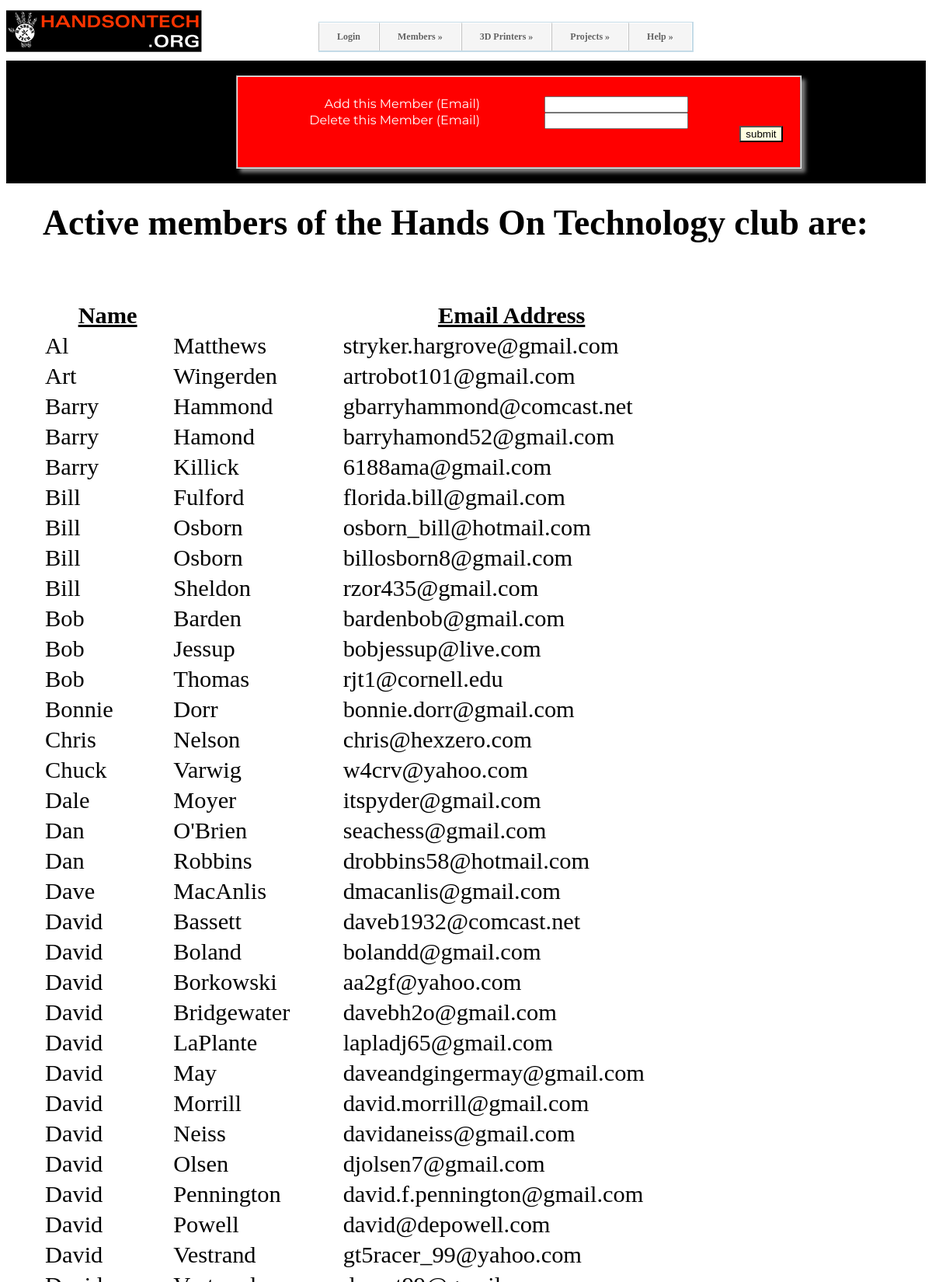
/members.php (signed in, upper part), run on the app's committed database.
### tables this page shows
CREATE TABLE IF NOT EXISTS `members` (
  `timestamp` timestamp NOT NULL DEFAULT CURRENT_TIMESTAMP,
  `changestamp` datetime NOT NULL DEFAULT CURRENT_TIMESTAMP,
  `emailAddress` varchar(32) DEFAULT NULL,
  `firstName` varchar(12) DEFAULT NULL,
  `lastName` varchar(12) DEFAULT NULL,
  `yourVillage` varchar(37) DEFAULT NULL,
  `whereDidYouHearAboutHandsonTech` varchar(59) DEFAULT NULL,
  `iWouldLikeToJoin` varchar(28) DEFAULT NULL,
  `githubID` varchar(30) DEFAULT NULL,
  `groupsJoined` varchar(60) DEFAULT NULL,
  `printersOwned` varchar(60) DEFAULT NULL,
  `status` varchar(1) DEFAULT NULL,
  `password` varchar(30) DEFAULT NULL,
  `phonePrimary` varchar(14) DEFAULT NULL,
  `ecPhone` varchar(14) DEFAULT NULL COMMENT 'Emergency Contact',
  `ecName` varchar(30) DEFAULT NULL,
  `streetAddr` varchar(60) DEFAULT NULL
);

### members.php (the view, shortened to what this page needs)
<?php
  $login = $_SESSION["login"];
?>
<!DOCTYPE html>
<html>
<head>
  <link rel="stylesheet" type="text/css" href="hot-1col.css">
  <link rel = "stylesheet"
        type = "text/css"
        href = "jquery-ui-1.10.3.custom.css" />
</head>
<body>
<?php
	$isAdmin = $_SESSION["isAdmin"];
?>
<span style='margin-left:2em'><a href = "index.html"><img src = "images/hot-org-logo.png"></a>
<div id="wrapper">
<navi id="navi">
	<ul id="navigation">
		<li><a href="library.php">Login</a></li>
		<li><a href="#">Members &raquo;</a>
		</li>
		<li><a href="#">3D Printers &raquo;</a>
		</li>
		<li><a href="#">Projects &raquo;</a>
		</li>
		<li><a href="#">Help &raquo;</a>
		</li>
	</ul>
</navi>
</div>
<?php
if ($isAdmin) {
print <<<HERE
  <div id = "all">
    <div id = "main">
	  <div id = "nav"></div>
      <div id = "resources"> <br>
		<div id="myform">
    <form action = "" method= "post">
      <fieldset> <br>
        <label>Add this Member (Email) </label>
        <input type="text" value="" id="txt_addMbr" name="addMbr" > <br>
		<label>Delete this Member (Email)</label>
        <input type="text" value="" id="txt_deleteMbr" name="deleteMbr" > <br>
        <input type="submit" value = "submit" id = "submit"/> <br>
      </fieldset>
    </form>
		</div><br>
	  </div>
	</div>
  </div>
HERE;
}
?>
  <div id = "myList">
<?php
if ($login) {
print"	 <h2><strong>Active members of the Hands On Technology club are: </strong> </h2>";
      try {
        $mysql_dsn = $_SESSION["mysql_dsn"];
	    $mysql_username = $_SESSION["mysql_username"];
        $mysql_password = $_SESSION["mysql_password"];
        $con= new PDO($mysql_dsn, $mysql_username, $mysql_password);
        $con->setAttribute(PDO::ATTR_ERRMODE, PDO::ERRMODE_EXCEPTION);
        $query = "SELECT *
		                 FROM members
						 WHERE status != 'D'
						 ORDER BY firstName, lastname "
						 ;
        print "<table> ";
        $result = $con->query($query);
        $row = $result->fetch(PDO::FETCH_ASSOC);
        print "  <tr> ";
        foreach ($row as $field => $value){
          if ($field == "firstName") print " <th> <u>Name</u>  </th> ";
          if ($field == "lastName") print " <th>  </th> \n";
        }
		print " <th><span style='margin-left:2em'> <u>Email Address</u> </th> ";
        print "  </tr> \n";
        $data = $con->query($query);
        $data->setFetchMode(PDO::FETCH_ASSOC);
        foreach($data as $row){
          print "  <tr> \n";
          foreach ($row as $name=>$value){
		    if ($name=='emailAddress') {
			  $saveaddress = $value;
            }
			if ($name=='firstName') {
			  print "    <td>$value</td> \n";
            }
			if ($name=='lastName') {
			  print "    <td>$value</td> \n";
			  print "    <td><span style='margin-left:2em'>$saveaddress</td> \n";
            }
          }
          print "  <span style='margin-left:3em'></tr> \n";
        }
        print "</table> \n";
      } catch(PDOException $e) {
            echo 'ERROR: ' . $e->getMessage();
      }
}
else print "Login is required";
?>
   </div>
</body>
</html>

### hot-1col.css (style rules this page uses)
#wrapper { width:880px; margin:0 auto; margin-top:2px; }
#navi { position:relative; left:100px; width:880px; margin:0 auto; }
ul#navigation { margin:0px auto; position:relative; float:left; border-left:0px solid #c4dbe7; border-right:2px solid #c4dbe7; }
ul#navigation li { display:inline; font-size:12px; font-weight:bold; margin:0; padding:0; float:left; position:relative; border-top:1px solid #c4dbe7; border-bottom:2px solid #c4dbe7; }
ul#navigation li a { padding:10px 23px; color:#616161; text-shadow:1px 1px 0px #fff; text-decoration:none; display:inline-block; border-right:1px solid #fff; border-left:1px solid #C2C2C2; border-top:1px solid #fff; background: #f5f5f5; -webkit-transition:color 0.2s linear, background 0.2s linear; -moz-transition:color 0.2s linear, background 0.2s linear; -o-transition:color 0.2s linear, background 0.2s linear; transition:color 0.2s linear, background 0.2s linear; }
#all { display: box; box-orient: vertical; }
#main { display: box; display: -moz-box; display: -webkit-box; display: -ms-box; box-orient: horizontal; color: white; background-color: black; height: 50%; width: 100%; font-family:"Montserrat" !important; font-weight:400 !important; font-size: 100%; justify-content: center; align-items: center; }
#nav { box-flex: 1; width: 25%; }
#resources { box-flex: 3; width: 60%; }
#myform fieldset { width: 680px; height: 430px; background-color: red; margin-left: 0px; margin-right: auto; box-shadow: 5px 5px 5px gray; }
#myform label { color: double white; float: left; clear: left; width: 300px; text-align: right; padding-right: 1em; }
#myform input { float: left; margin-left: 5em; color: black; }
#submit { float: right; background-color: lightyellow; }

### members.php (style rules this page uses)
#myform fieldset { width: 700px; height: 100px; background-color: red; margin-left: 0px;; margin-right: auto; box-shadow: 5px 5px 5px gray; }
img { float: left; }
#myList { position: fixed; overflow-y: scroll; max-height: 100%; top: 220px; left: 5px; right: 1px; bottom: 0%; margin: 50px; margin-top:2px; margin-bottom: 1px; font-size:190%; }

### data on the page
members: firstName "Al", lastName "Matthews", emailAddress "stryker.hargrove@gmail.com"
members: firstName "Art", lastName "Wingerden", emailAddress "artrobot101@gmail.com"
members: firstName "Barry", lastName "Hammond", emailAddress "gbarryhammond@comcast.net"
members: firstName "Barry", lastName "Hamond", emailAddress "barryhamond52@gmail.com"
members: firstName "Barry", lastName "Killick", emailAddress "6188ama@gmail.com"
members: firstName "Bill", lastName "Fulford", emailAddress "florida.bill@gmail.com"
members: firstName "Bill", lastName "Osborn", emailAddress "osborn_bill@hotmail.com"
members: firstName "Bill", lastName "Osborn", emailAddress "billosborn8@gmail.com"
members: firstName "Bill", lastName "Sheldon", emailAddress "rzor435@gmail.com"
members: firstName "Bob", lastName "Barden", emailAddress "bardenbob@gmail.com"
members: firstName "Bob", lastName "Jessup", emailAddress "bobjessup@live.com"
members: firstName "Bob", lastName "Thomas", emailAddress "rjt1@cornell.edu"
members: firstName "Bonnie", lastName "Dorr", emailAddress "bonnie.dorr@gmail.com"
members: firstName "Chris", lastName "Nelson", emailAddress "chris@hexzero.com"
members: firstName "Chuck", lastName "Varwig", emailAddress "w4crv@yahoo.com"
members: firstName "Dale", lastName "Moyer", emailAddress "itspyder@gmail.com"
members: firstName "Dan", lastName "O'Brien", emailAddress "seachess@gmail.com"
members: firstName "Dan", lastName "Robbins", emailAddress "drobbins58@hotmail.com"
members: firstName "Dave", lastName "MacAnlis", emailAddress "dmacanlis@gmail.com"
members: firstName "David", lastName "Bassett", emailAddress "daveb1932@comcast.net"
members: firstName "David", lastName "Boland", emailAddress "bolandd@gmail.com"
members: firstName "David", lastName "Borkowski", emailAddress "aa2gf@yahoo.com"
members: firstName "David", lastName "Bridgewater", emailAddress "davebh2o@gmail.com"
members: firstName "David", lastName "LaPlante", emailAddress "lapladj65@gmail.com"
members: firstName "David", lastName "May", emailAddress "daveandgingermay@gmail.com"
members: firstName "David", lastName "Morrill", emailAddress "david.morrill@gmail.com"
members: firstName "David", lastName "Neiss", emailAddress "davidaneiss@gmail.com"
members: firstName "David", lastName "Olsen", emailAddress "djolsen7@gmail.com"
members: firstName "David", lastName "Pennington", emailAddress "david.f.pennington@gmail.com"
members: firstName "David", lastName "Powell", emailAddress "david@depowell.com"
members: firstName "David", lastName "Vestrand", emailAddress "gt5racer_99@yahoo.com"
